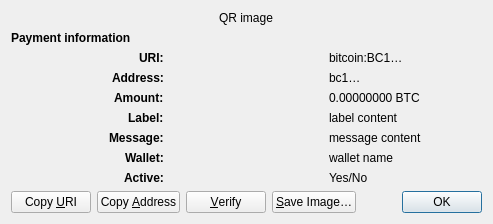
<?xml version="1.0" encoding="UTF-8"?>
<ui version="4.0">
 <class>ReceiveRequestDialog</class>
 <widget class="QDialog" name="ReceiveRequestDialog">
  <property name="geometry">
   <rect>
    <x>0</x>
    <y>0</y>
    <width>546</width>
    <height>286</height>
   </rect>
  </property>
  <property name="windowTitle">
   <string>Request payment to …</string>
  </property>
  <layout class="QGridLayout" name="gridLayout" columnstretch="0,0,0">
   <property name="sizeConstraint">
    <enum>QLayout::SetFixedSize</enum>
   </property>
   <item row="0" column="0" colspan="3" alignment="Qt::AlignHCenter">
    <widget class="QRImageWidget" name="qr_code">
     <property name="text">
      <string notr="true">QR image</string>
     </property>
     <property name="textInteractionFlags">
      <set>Qt::NoTextInteraction</set>
     </property>
    </widget>
   </item>
   <item row="5" column="0" alignment="Qt::AlignRight|Qt::AlignTop">
    <widget class="QLabel" name="label_tag">
     <property name="font">
      <font>
       <bold>true</bold>
      </font>
     </property>
     <property name="text">
      <string>Label:</string>
     </property>
     <property name="textInteractionFlags">
      <set>Qt::NoTextInteraction</set>
     </property>
    </widget>
   </item>
   <item row="3" column="2" alignment="Qt::AlignTop">
    <widget class="QLabel" name="address_content">
     <property name="text">
      <string notr="true">bc1…</string>
     </property>
     <property name="textFormat">
      <enum>Qt::PlainText</enum>
     </property>
     <property name="textInteractionFlags">
      <set>Qt::TextSelectableByMouse</set>
     </property>
    </widget>
   </item>
   <item row="5" column="2" alignment="Qt::AlignTop">
    <widget class="QLabel" name="label_content">
     <property name="text">
      <string notr="true">label content</string>
     </property>
     <property name="textFormat">
      <enum>Qt::PlainText</enum>
     </property>
     <property name="wordWrap">
      <bool>true</bool>
     </property>
     <property name="textInteractionFlags">
      <set>Qt::TextSelectableByMouse</set>
     </property>
    </widget>
   </item>
   <item row="4" column="2" alignment="Qt::AlignTop">
    <widget class="QLabel" name="amount_content">
     <property name="text">
      <string notr="true">0.00000000 BTC</string>
     </property>
     <property name="textFormat">
      <enum>Qt::PlainText</enum>
     </property>
     <property name="textInteractionFlags">
      <set>Qt::TextSelectableByMouse</set>
     </property>
    </widget>
   </item>
   <item row="3" column="0" alignment="Qt::AlignRight|Qt::AlignTop">
    <widget class="QLabel" name="address_tag">
     <property name="font">
      <font>
       <bold>true</bold>
      </font>
     </property>
     <property name="text">
      <string>Address:</string>
     </property>
     <property name="textInteractionFlags">
      <set>Qt::NoTextInteraction</set>
     </property>
    </widget>
   </item>
   <item row="9" column="0" colspan="3">
    <layout class="QHBoxLayout" name="horizontalLayout">
     <item>
      <widget class="QPushButton" name="btnCopyURI">
       <property name="text">
        <string>Copy &amp;URI</string>
       </property>
       <property name="autoDefault">
        <bool>false</bool>
       </property>
      </widget>
     </item>
     <item>
      <widget class="QPushButton" name="btnCopyAddress">
       <property name="text">
        <string>Copy &amp;Address</string>
       </property>
       <property name="autoDefault">
        <bool>false</bool>
       </property>
      </widget>
     </item>
     <item>
      <widget class="QPushButton" name="btnVerify">
       <property name="toolTip">
        <string>Verify this address on e.g. a hardware wallet screen</string>
       </property>
       <property name="text">
        <string>&amp;Verify</string>
       </property>
       <property name="autoDefault">
        <bool>false</bool>
       </property>
      </widget>
     </item>
     <item>
      <widget class="QPushButton" name="btnSaveAs">
       <property name="text">
        <string>&amp;Save Image…</string>
       </property>
       <property name="autoDefault">
        <bool>false</bool>
       </property>
      </widget>
     </item>
     <item>
      <spacer name="horizontalSpacer_2">
       <property name="orientation">
        <enum>Qt::Horizontal</enum>
       </property>
       <property name="sizeHint" stdset="0">
        <size>
         <width>40</width>
         <height>20</height>
        </size>
       </property>
      </spacer>
     </item>
     <item>
      <widget class="QDialogButtonBox" name="buttonBox">
       <property name="focusPolicy">
        <enum>Qt::StrongFocus</enum>
       </property>
       <property name="standardButtons">
        <set>QDialogButtonBox::Ok</set>
       </property>
      </widget>
     </item>
    </layout>
   </item>
   <item row="7" column="2" alignment="Qt::AlignTop">
    <widget class="QLabel" name="wallet_content">
     <property name="text">
      <string notr="true">wallet name</string>
     </property>
     <property name="textFormat">
      <enum>Qt::PlainText</enum>
     </property>
     <property name="wordWrap">
      <bool>true</bool>
     </property>
     <property name="textInteractionFlags">
      <set>Qt::TextSelectableByMouse</set>
     </property>
    </widget>
   </item>
   <item row="2" column="0" alignment="Qt::AlignRight|Qt::AlignTop">
    <widget class="QLabel" name="uri_tag">
     <property name="font">
      <font>
       <bold>true</bold>
      </font>
     </property>
     <property name="text">
      <string notr="true">URI:</string>
     </property>
     <property name="textFormat">
      <enum>Qt::PlainText</enum>
     </property>
     <property name="textInteractionFlags">
      <set>Qt::NoTextInteraction</set>
     </property>
    </widget>
   </item>
   <item row="8" column="0" alignment="Qt::AlignRight|Qt::AlignTop">
    <widget class="QLabel" name="active_tag">
     <property name="font">
      <font>
       <bold>true</bold>
      </font>
     </property>
     <property name="text">
      <string>Active:</string>
     </property>
     <property name="textInteractionFlags">
      <set>Qt::NoTextInteraction</set>
     </property>
    </widget>
   </item>
   <item row="1" column="0" colspan="3">
    <widget class="QLabel" name="payment_header">
     <property name="font">
      <font>
       <bold>true</bold>
      </font>
     </property>
     <property name="text">
      <string>Payment information</string>
     </property>
     <property name="textInteractionFlags">
      <set>Qt::NoTextInteraction</set>
     </property>
    </widget>
   </item>
   <item row="7" column="0" alignment="Qt::AlignRight|Qt::AlignTop">
    <widget class="QLabel" name="wallet_tag">
     <property name="font">
      <font>
       <bold>true</bold>
      </font>
     </property>
     <property name="text">
      <string>Wallet:</string>
     </property>
     <property name="textInteractionFlags">
      <set>Qt::NoTextInteraction</set>
     </property>
    </widget>
   </item>
   <item row="6" column="0" alignment="Qt::AlignRight|Qt::AlignTop">
    <widget class="QLabel" name="message_tag">
     <property name="font">
      <font>
       <bold>true</bold>
      </font>
     </property>
     <property name="text">
      <string>Message:</string>
     </property>
     <property name="textInteractionFlags">
      <set>Qt::NoTextInteraction</set>
     </property>
    </widget>
   </item>
   <item row="6" column="2" alignment="Qt::AlignTop">
    <widget class="QLabel" name="message_content">
     <property name="text">
      <string notr="true">message content</string>
     </property>
     <property name="textFormat">
      <enum>Qt::PlainText</enum>
     </property>
     <property name="wordWrap">
      <bool>true</bool>
     </property>
     <property name="textInteractionFlags">
      <set>Qt::TextSelectableByMouse</set>
     </property>
    </widget>
   </item>
   <item row="2" column="2" alignment="Qt::AlignTop">
    <widget class="QLabel" name="uri_content">
     <property name="text">
      <string notr="true">bitcoin:BC1…</string>
     </property>
     <property name="textFormat">
      <enum>Qt::RichText</enum>
     </property>
     <property name="wordWrap">
      <bool>true</bool>
     </property>
     <property name="textInteractionFlags">
      <set>Qt::TextSelectableByMouse</set>
     </property>
    </widget>
   </item>
   <item row="4" column="0" alignment="Qt::AlignRight|Qt::AlignTop">
    <widget class="QLabel" name="amount_tag">
     <property name="font">
      <font>
       <bold>true</bold>
      </font>
     </property>
     <property name="text">
      <string>Amount:</string>
     </property>
     <property name="textInteractionFlags">
      <set>Qt::NoTextInteraction</set>
     </property>
    </widget>
   </item>
   <item row="8" column="2">
    <widget class="QLabel" name="active_content">
     <property name="text">
      <string notr="true">Yes/No</string>
     </property>
     <property name="textInteractionFlags">
      <set>Qt::NoTextInteraction</set>
     </property>
    </widget>
   </item>
  </layout>
 </widget>
 <customwidgets>
  <customwidget>
   <class>QRImageWidget</class>
   <extends>QLabel</extends>
   <header>qt/qrimagewidget.h</header>
  </customwidget>
 </customwidgets>
 <tabstops>
  <tabstop>buttonBox</tabstop>
  <tabstop>btnCopyURI</tabstop>
  <tabstop>btnCopyAddress</tabstop>
  <tabstop>btnSaveAs</tabstop>
 </tabstops>
 <resources/>
 <connections>
  <connection>
   <sender>buttonBox</sender>
   <signal>accepted()</signal>
   <receiver>ReceiveRequestDialog</receiver>
   <slot>accept()</slot>
   <hints>
    <hint type="sourcelabel">
     <x>135</x>
     <y>230</y>
    </hint>
    <hint type="destinationlabel">
     <x>135</x>
     <y>126</y>
    </hint>
   </hints>
  </connection>
 </connections>
</ui>
